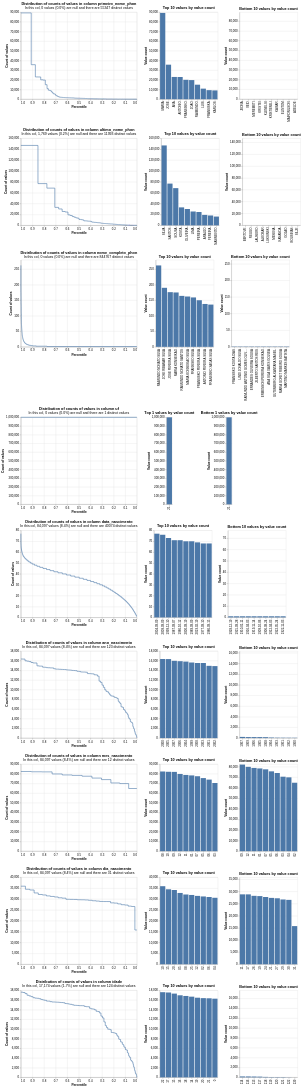

The notebook cell saved with this chart:
### Markdown cell above
## Exploração pré-modelo

Profile Splink das colunas de linkage e análise de blocking (cumulativo + maiores blocos).

### Code cell
from splink import block_on
from splink.blocking_analysis import cumulative_comparisons_to_be_scored_from_blocking_rules_chart
from splink.exploratory import profile_columns

blocking_rules = [
    block_on('nome_completo_phon'),
    block_on('primeiro_nome_phon', 'ultimo_nome_phon', 'sexo', 'ano_nascimento'),
    block_on('primeiro_nome_phon', 'ultimo_nome_phon', 'sexo', 'mes_nascimento', 'dia_nascimento'),
    block_on('primeiro_nome_phon', 'ultimo_nome_phon', 'sexo', 'mes_nascimento', 'ano_nascimento'),
    block_on('primeiro_nome_phon', 'sexo', 'data_nascimento'),
    block_on('ultimo_nome_phon', 'sexo', 'data_nascimento'),    
    block_on('primeiro_nome_phon', 'sexo', 'mes_nascimento', 'dia_nascimento'),
    block_on('primeiro_nome_phon', 'sexo', 'mes_nascimento', 'ano_nascimento'),        
    block_on('ultimo_nome_phon', 'sexo', 'mes_nascimento', 'dia_nascimento'),
    block_on('ultimo_nome_phon', 'sexo', 'mes_nascimento', 'ano_nascimento'),
]

profile_columns(
    con.execute(f'SELECT * FROM {analysis_table}').df(),
    db_api,
    column_expressions=[
        'primeiro_nome_phon', 'ultimo_nome_phon', 'nome_completo_phon',
        'uf', 'data_nascimento', 'ano_nascimento', 'mes_nascimento', 'dia_nascimento',
        'idade',
    ],
)
